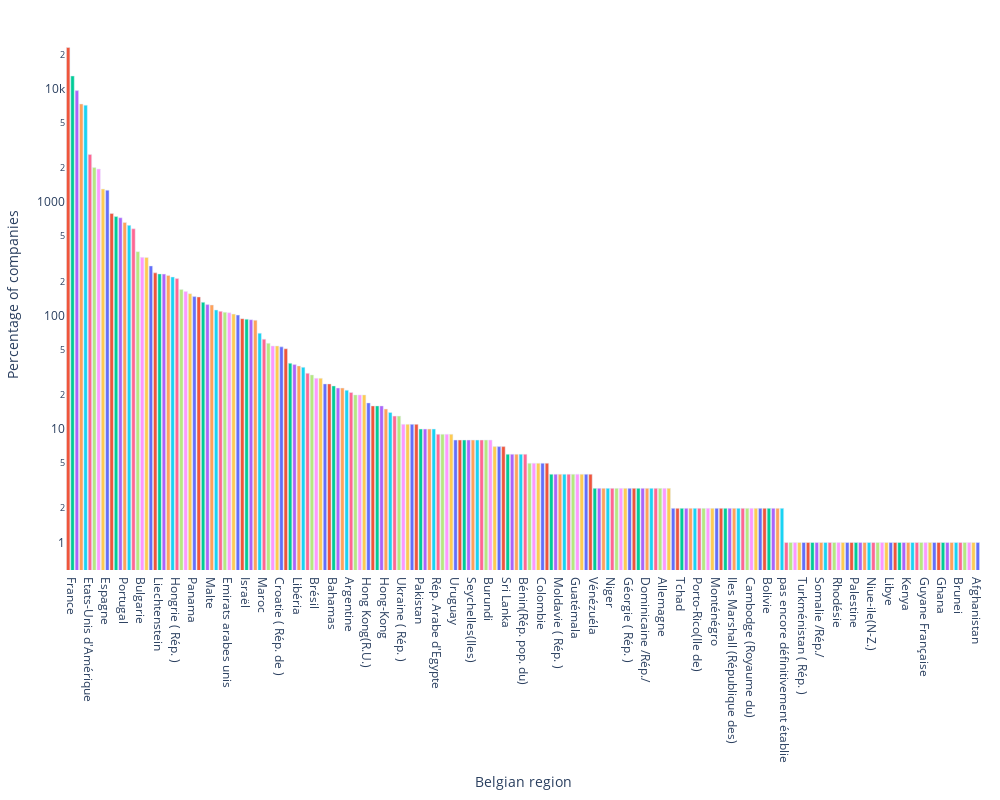

Notebook code for this chart:
### Code cell
fig = px.bar(outer_countries_df, x='CountryFR', y='Count', width=1000, height=800, color = "CountryFR" ,log_y=True)
fig.update_layout({'paper_bgcolor':'rgba(0,0,0,0)', 'plot_bgcolor':'rgba(0,0,0,0)'}, showlegend=False, margin=dict(l=20, r=20, t=20, b=30))
fig.update_yaxes(title_text='Percentage of companies')
fig.update_xaxes(title_text='Belgian region', categoryorder='array', categoryarray= ['Bruxelles','Wallonia','Flanders'])

fig.show()
